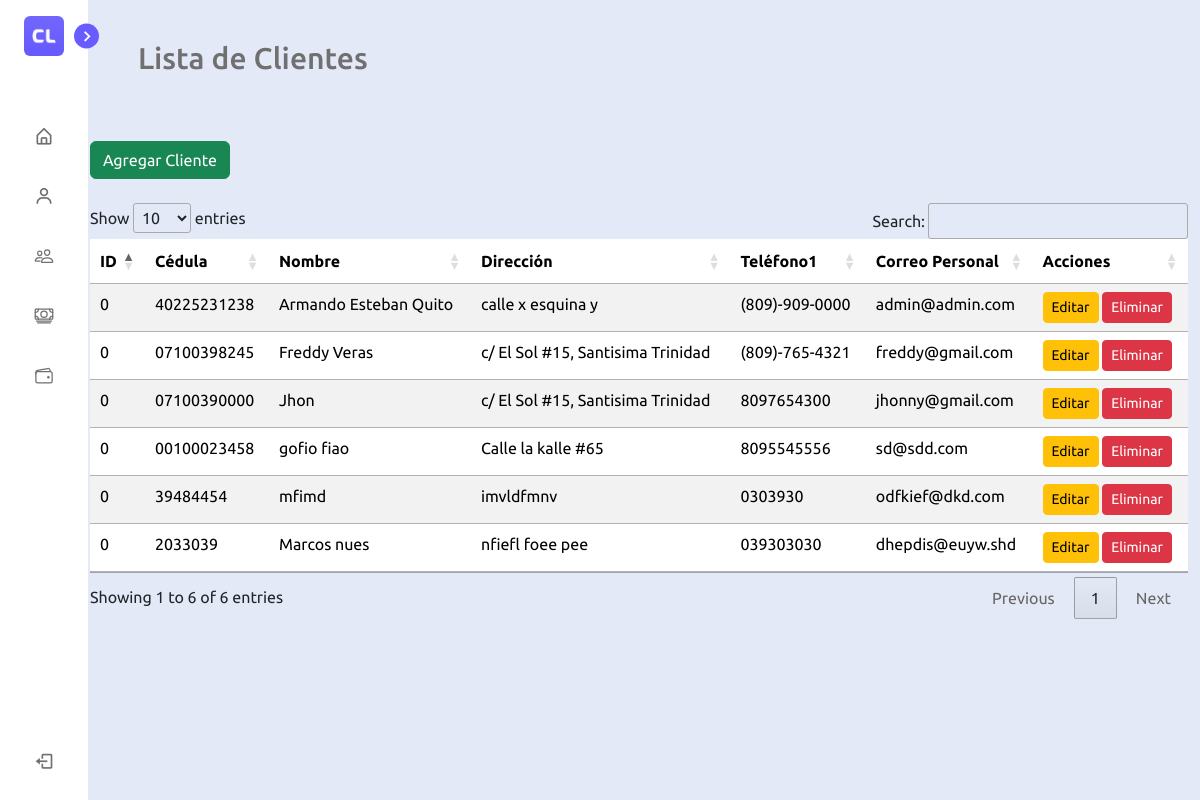
The app's page /clientes.php (signed in) with its own data.
### tables this page shows
CREATE TABLE `cliente` (
  `id` int(11) NOT NULL,
  `cedula` varchar(15) NOT NULL,
  `nombre` varchar(100) NOT NULL,
  `direccion` varchar(255) DEFAULT NULL,
  `lugar_trabajo` varchar(255) DEFAULT NULL,
  `telefono1` varchar(15) DEFAULT NULL,
  `telefono2` varchar(15) DEFAULT NULL,
  `correo_personal` varchar(100) DEFAULT NULL,
  `correo_institucional` varchar(100) DEFAULT NULL
);

### functions/create.php (called while the page is built, shortened)
<?php
    $role = $_SESSION['role'];
?>

### clientes.php (the view, shortened to what this page needs)
<?php
    require './functions/create.php'
?>
<!DOCTYPE html>
<html lang="en">
    <link rel="stylesheet" href="css/style.css">
    <link rel="stylesheet" href="assets/css/main.css">
    <link href='https://unpkg.com/boxicons@2.1.1/css/boxicons.min.css' rel='stylesheet'>
    <link rel="stylesheet" href="https://cdn.datatables.net/1.11.5/css/jquery.dataTables.min.css">
   <link href="https://cdn.jsdelivr.net/npm/bootstrap@5.3.3/dist/css/bootstrap.min.css" rel="stylesheet">
</head>
</head>
<body>
    <nav class="sidebar close">
        <header>
            <div class="image-text">
                <span class="image">
                    <img src="imgs/logo.png" alt="">
                </span>
            </div>
            <i class='bx bx-chevron-right toggle'></i>
        </header>
        <div class="menu-bar">
            <div class="menu">
                    <li class="nav-link">
                        <a href="dashboard">
                            <i class='bx bx-home-alt icon' ></i>
                        </a>
                    </li>
                    <?php if($role == 'admin' || $role == 'socio') { ?>
                    <li class="nav-link">
                        <a href="usuarios">
                            <i class='bx bx-user icon' ></i>
                        </a>
                    </li>
                    <?php } ?>
                    <li class="nav-link">
                        <a href="#">
                            <i class='bx icon' ><ion-icon name="people-outline"></ion-icon></i>
                        </a>
                    </li>
                    <li class="nav-link">
                        <a href="prestamos">
                            <i class='bx icon'><ion-icon name="cash-outline"></ion-icon></i>
                        </a>
                    </li>
                    <li class="nav-link">
                        <a href="ahorros">
                            <i class='bx icon' ><ion-icon name="wallet-outline"></ion-icon></i>
                        </a>
                    </li>
            </div>
            <div class="bottom-content">
                <li class="">
                    <a href="logout.php">
                        <i class='bx bx-log-out icon' ></i>
                    </a>
                </li>
            </div>
        </div>
    </nav>
    <section class="home">
        <br>
        <div class="text">
            Lista de Clientes
        </div>
        <br>
        <div class="container mt-4">
            <button class="btn btn-success" data-toggle="modal" data-target="#createModal">Agregar Cliente</button>
            <br>
            <br>
            <table id="clientesTable" class="table table-striped">
                <thead>
                    <tr>
                        <th>ID</th>
                        <th>Cédula</th>
                        <th>Nombre</th>
                        <th>Dirección</th>
                        <th>Teléfono1</th>
                        <th>Correo Personal</th>
                        <th>Acciones</th>
                    </tr>
                </thead>
                <tbody>
                    <?php
                    require 'db.php';
                    $sql = "SELECT * FROM cliente";
                    $stmt = $conn->query($sql);
                    while ($row = $stmt->fetch(PDO::FETCH_ASSOC)) {
                        echo "<tr>";
                        echo "<td>{$row['id']}</td>";
                        echo "<td>{$row['cedula']}</td>";
                        echo "<td>{$row['nombre']}</td>";
                        echo "<td>{$row['direccion']}</td>";
                        echo "<td>{$row['telefono1']}</td>";
                        echo "<td>{$row['correo_personal']}</td>";
                       if($role == 'admin' || $role == 'socio') {
                        echo "<td>
                                <button class='btn btn-warning btn-sm' onclick='openEditModal(" . json_encode($row) . ")'>Editar</button>
                                <button class='btn btn-danger btn-sm btn-eliminar' data-id='" . $row['id'] . "'>Eliminar</button>
                            </td>";
                        echo "</tr>";
                       }
                       else{
                        echo "<td>
                                <button class='btn btn-warning' disabled >Editar</button>
                                <button class='btn btn-danger' disabled >Eliminar</button>
                            </td>";
                        echo "</tr>";
                       }
                    }
                    ?>
                </tbody>
            </table>
        </div>
    </section>
</body>
</html>

### css/style.css (style rules this page uses)
* { margin: 0; padding: 0; box-sizing: border-box; font-family: 'Poppins', sans-serif; }
:root { --body-color: #E4E9F7; --sidebar-color: #FFF; --primary-color: #695CFE; --primary-color-light: #F6F5FF; --toggle-color: #DDD; --text-color: #707070; --tran-03: all 0.2s ease; --tran-03: all 0.3s ease; --tran-04: all 0.3s ease; --tran-05: all 0.3s ease; }
body { min-height: 100vh; background-color: var(--body-color); transition: var(--tran-05); }
.sidebar { position: fixed; top: 0; left: 0; height: 100%; width: 250px; padding: 10px 14px; background: var(--sidebar-color); transition: var(--tran-05); z-index: 100; }
.sidebar.close { width: 88px; }
.sidebar li { height: 50px; list-style: none; display: flex; align-items: center; margin-top: 10px; }
.sidebar header .image, .sidebar .icon { min-width: 60px; border-radius: 6px; }
.sidebar .icon { min-width: 60px; border-radius: 6px; height: 100%; display: flex; align-items: center; justify-content: center; font-size: 20px; }
.sidebar .text, .sidebar .icon { color: var(--text-color); transition: var(--tran-03); }
.sidebar header { position: relative; }
.sidebar header .image-text { display: flex; align-items: center; }
.sidebar header .image { display: flex; align-items: center; justify-content: center; }
.sidebar header .image img { width: 40px; border-radius: 6px; }
.sidebar header .toggle { position: absolute; top: 50%; right: -25px; transform: translateY(-50%) rotate(180deg); height: 25px; width: 25px; background-color: var(--primary-color); color: var(--sidebar-color); border-radius: 50%; display: flex; align-items: center; justify-content: center; font-size: 22px; cursor: pointer; transition: var(--tran-05); }
.sidebar.close .toggle { transform: translateY(-50%) rotate(0deg); }
.sidebar .menu { margin-top: 40px; }
.sidebar li a { list-style: none; height: 100%; background-color: transparent; display: flex; align-items: center; height: 100%; width: 100%; border-radius: 6px; text-decoration: none; transition: var(--tran-03); }
.sidebar .menu-bar { height: calc(100% - 55px); display: flex; flex-direction: column; justify-content: space-between; overflow-y: scroll; }
.home { position: absolute; top: 0; top: 0; left: 250px; height: 100vh; width: calc(100% - 250px); background-color: var(--body-color); transition: var(--tran-05); }
.home .text { font-size: 30px; font-weight: 500; color: var(--text-color); padding: 12px 60px; }
.sidebar.close ~ .home { left: 78px; height: 100vh; width: calc(100% - 78px); }

### assets/css/main.css (style rules this page uses)
* { font-family: "Ubuntu", sans-serif; margin: 0; padding: 0; box-sizing: border-box; }
:root { --blue: #695CFE; --white: #fff; --gray: #f5f5f5; --black1: #222; --black2: #999; }
body { min-height: 100vh; overflow-x: hidden; }
.container { position: relative; width: 100%; }
.toggle { position: relative; width: 60px; height: 60px; display: flex; justify-content: center; align-items: center; font-size: 2.5rem; cursor: pointer; }

### records on screen
cliente: id "0", cedula "40225231238", nombre "Armando Esteban Quito", direccion "calle x esquina y", telefono1 "(809)-909-0000", correo_personal "admin@admin.com"
cliente: id "0", cedula "07100398245", nombre "Freddy Veras", direccion "c/ El Sol #15, Santisima Trinidad", telefono1 "(809)-765-4321", correo_personal "freddy@gmail.com"
cliente: id "0", cedula "07100390000", nombre "Jhon", direccion "c/ El Sol #15, Santisima Trinidad", telefono1 "8097654300", correo_personal "jhonny@gmail.com"
cliente: id "0", cedula "00100023458", nombre "gofio fiao", direccion "Calle la kalle #65", telefono1 "8095545556", correo_personal "sd@sdd.com"
cliente: id "0", cedula "39484454", nombre "mfimd", direccion "imvldfmnv", telefono1 "0303930", correo_personal "odfkief@dkd.com"
cliente: id "0", cedula "2033039", nombre "Marcos nues", direccion "nfiefl foee pee", telefono1 "039303030", correo_personal "dhepdis@euyw.shd"
